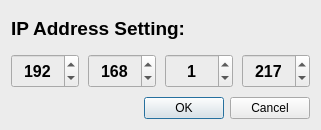
<?xml version="1.0" encoding="UTF-8"?>
<ui version="4.0">
 <class>IPSetDialog</class>
 <widget class="QDialog" name="IPSetDialog">
  <property name="geometry">
   <rect>
    <x>0</x>
    <y>0</y>
    <width>321</width>
    <height>130</height>
   </rect>
  </property>
  <property name="windowTitle">
   <string>Dialog</string>
  </property>
  <property name="styleSheet">
   <string notr="true">background-color: rgb(236, 236, 236);</string>
  </property>
  <layout class="QGridLayout" name="gridLayout_2">
   <item row="0" column="0">
    <widget class="QFrame" name="frame">
     <layout class="QGridLayout" name="gridLayout">
      <property name="leftMargin">
       <number>0</number>
      </property>
      <property name="topMargin">
       <number>0</number>
      </property>
      <property name="rightMargin">
       <number>0</number>
      </property>
      <property name="bottomMargin">
       <number>0</number>
      </property>
      <property name="horizontalSpacing">
       <number>6</number>
      </property>
      <property name="verticalSpacing">
       <number>9</number>
      </property>
      <item row="0" column="0">
       <widget class="QLabel" name="label">
        <property name="font">
         <font>
          <family>Arial</family>
          <pointsize>14</pointsize>
          <weight>75</weight>
          <bold>true</bold>
         </font>
        </property>
        <property name="text">
         <string>IP Address Setting:</string>
        </property>
       </widget>
      </item>
      <item row="1" column="0">
       <layout class="QHBoxLayout" name="horizontalLayout">
        <property name="spacing">
         <number>9</number>
        </property>
        <item>
         <widget class="QSpinBox" name="spinBox_1">
          <property name="sizePolicy">
           <sizepolicy hsizetype="Preferred" vsizetype="Preferred">
            <horstretch>0</horstretch>
            <verstretch>0</verstretch>
           </sizepolicy>
          </property>
          <property name="font">
           <font>
            <family>Arial</family>
            <pointsize>12</pointsize>
            <weight>75</weight>
            <bold>true</bold>
           </font>
          </property>
          <property name="alignment">
           <set>Qt::AlignCenter</set>
          </property>
          <property name="maximum">
           <number>1000</number>
          </property>
          <property name="value">
           <number>192</number>
          </property>
         </widget>
        </item>
        <item>
         <widget class="QSpinBox" name="spinBox_2">
          <property name="sizePolicy">
           <sizepolicy hsizetype="Preferred" vsizetype="Preferred">
            <horstretch>0</horstretch>
            <verstretch>0</verstretch>
           </sizepolicy>
          </property>
          <property name="font">
           <font>
            <family>Arial</family>
            <pointsize>12</pointsize>
            <weight>75</weight>
            <bold>true</bold>
           </font>
          </property>
          <property name="alignment">
           <set>Qt::AlignCenter</set>
          </property>
          <property name="maximum">
           <number>1000</number>
          </property>
          <property name="value">
           <number>168</number>
          </property>
         </widget>
        </item>
        <item>
         <widget class="QSpinBox" name="spinBox_3">
          <property name="sizePolicy">
           <sizepolicy hsizetype="Preferred" vsizetype="Preferred">
            <horstretch>0</horstretch>
            <verstretch>0</verstretch>
           </sizepolicy>
          </property>
          <property name="font">
           <font>
            <family>Arial</family>
            <pointsize>12</pointsize>
            <weight>75</weight>
            <bold>true</bold>
           </font>
          </property>
          <property name="alignment">
           <set>Qt::AlignCenter</set>
          </property>
          <property name="maximum">
           <number>100</number>
          </property>
          <property name="value">
           <number>1</number>
          </property>
         </widget>
        </item>
        <item>
         <widget class="QSpinBox" name="spinBox_4">
          <property name="sizePolicy">
           <sizepolicy hsizetype="Preferred" vsizetype="Preferred">
            <horstretch>0</horstretch>
            <verstretch>0</verstretch>
           </sizepolicy>
          </property>
          <property name="font">
           <font>
            <family>Arial</family>
            <pointsize>12</pointsize>
            <weight>75</weight>
            <bold>true</bold>
           </font>
          </property>
          <property name="alignment">
           <set>Qt::AlignCenter</set>
          </property>
          <property name="maximum">
           <number>1000</number>
          </property>
          <property name="value">
           <number>217</number>
          </property>
         </widget>
        </item>
       </layout>
      </item>
      <item row="2" column="0">
       <widget class="QDialogButtonBox" name="buttonBox">
        <property name="standardButtons">
         <set>QDialogButtonBox::Cancel|QDialogButtonBox::Ok</set>
        </property>
       </widget>
      </item>
     </layout>
    </widget>
   </item>
  </layout>
 </widget>
 <resources/>
 <connections>
  <connection>
   <sender>buttonBox</sender>
   <signal>rejected()</signal>
   <receiver>IPSetDialog</receiver>
   <slot>reject()</slot>
   <hints>
    <hint type="sourcelabel">
     <x>136</x>
     <y>94</y>
    </hint>
    <hint type="destinationlabel">
     <x>136</x>
     <y>52</y>
    </hint>
   </hints>
  </connection>
  <connection>
   <sender>buttonBox</sender>
   <signal>accepted()</signal>
   <receiver>IPSetDialog</receiver>
   <slot>accept()</slot>
   <hints>
    <hint type="sourcelabel">
     <x>136</x>
     <y>94</y>
    </hint>
    <hint type="destinationlabel">
     <x>136</x>
     <y>52</y>
    </hint>
   </hints>
  </connection>
 </connections>
</ui>
